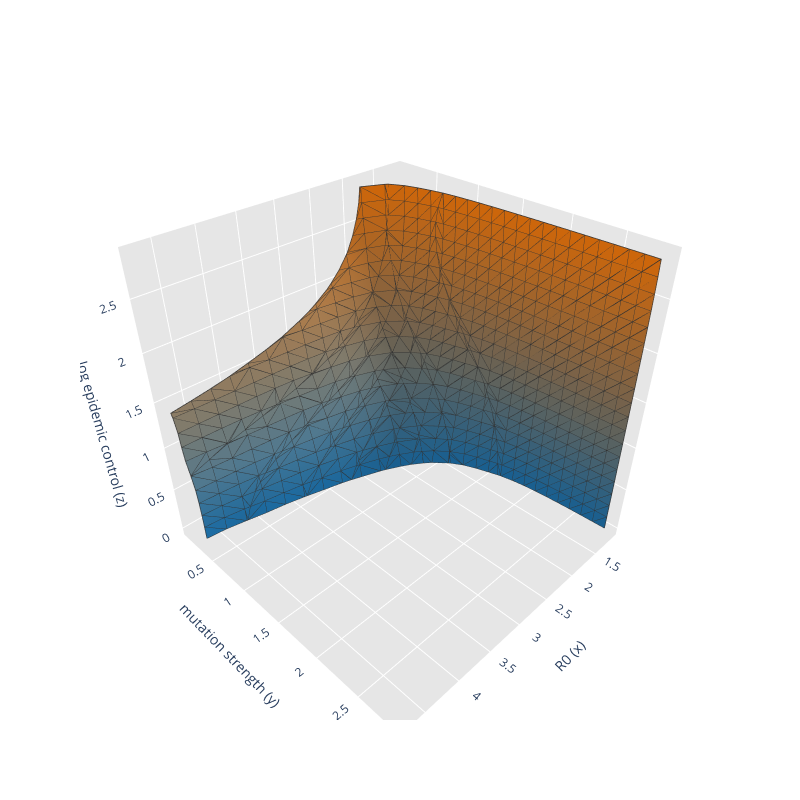

Notebook code for this chart:
### Code cell
#import marching cubes
from skimage import measure
from mpl_toolkits.mplot3d.art3d import Poly3DCollection

#extract surface at 0.5 level
verts, faces, _, _ = measure.marching_cubes( proba_phase_diag[:,:,:], 0.5)
import plotly.figure_factory as ff

fig,ax = plt.subplots(1,3, figsize = (30,10))
plt.subplots_adjust(wspace = 0.5)
ax[0].contourf( np.log10(kappa_s_plot),R0s, proba_phase_diag[:,0,:] ,levels=30, vmax= 1, vmin = 0)
ax[0].set_xlabel('$\log_{10}(\kappa)$')
ax[0].set_ylabel('$R_0$')


ax[1].contourf( x_values,R0s, proba_phase_diag[:,:,0] ,levels=30, vmax= 1, vmin = 0)
ax[1].set_ylabel('$R_0$')
ax[1].set_xlabel(r'$\frac{\langle d \rangle}{\xi} \log(\mu N)$')


ax[-1].contourf( np.log10(kappa_s_plot), x_values, proba_phase_diag[2,:,:] ,levels=30, vmax= 1, vmin = 0)
l  = ax[-1].contour( np.log10(kappa_s_plot), x_values, proba_phase_diag[2,:,:],'black--', levels = [0.5], alpha = 1., )
ax[-1].set_xlabel('$\log_{10}(\kappa)$')
ax[-1].set_ylabel(r'$\frac{\langle d \rangle}{\xi} \log(\mu N)$')


x_max= np.array((R0s.max(), x_values.max(), np.log10(kappa_s_plot.max())))
x_min= np.array((R0s.min(), x_values.min(), np.log10(kappa_s_plot.min())))

verts_actual = verts*((x_max-x_min)/proba_phase_diag.shape) + x_min
fig = ff.create_trisurf(
    x=verts_actual[:, 0], y=verts_actual[:, 1], z=verts_actual[:, 2], simplices=faces, title="", aspectratio=dict(x=1, y=1, z=1), show_colorbar=False,
)

#set xticks to values of R0
fig.update_layout(scene = dict(
                    xaxis_title=r'R0 (x)',
                    yaxis_title=r'mutation strength (y)',
                    zaxis_title=r'log epidemic control (z)'),
                    xaxis = dict(
                        # tickmode = 'array',
                        tickvals = [0,2,5],
                        ticktext = ['One', 'Three', 'Five'])
)

# fig.update_layout(
#     scene = dict(
#         xaxis = dict(nticks=4, range=[0,10],),
#         yaxis = dict(nticks=4, range=[0,10],),
#         zaxis = dict(nticks=4, range=[0,10],),),
#     width=700,
#     margin=dict(r=20, l=10, b=10, t=10))
fig.show()

### Figure 1 — Plotly figure (JSON) as saved in the notebook; plotly's stock layout.template omitted (floating-point values rounded to 4 significant figures; data arrays with more than 128 entries replaced by an {"elided": "..."} marker saying what was removed)
{"data": [{"facecolor": {"elided": "1235 str values"}, "i": {"elided": "1235 int values"}, "j": {"elided": "1235 int values"}, "k": {"elided": "1235 int values"}, "name": "", "type": "mesh3d", "x": {"elided": "672 float values"}, "y": {"elided": "672 float values"}, "z": {"elided": "672 float values"}}, {"line": {"color": "rgb(50, 50, 50)", "width": 1.5}, "mode": "lines", "showlegend": false, "type": "scatter3d", "x": {"elided": "6175 float values"}, "y": {"elided": "6175 float values"}, "z": {"elided": "6175 float values"}}], "layout": {"height": 800, "scene": {"aspectratio": {"x": 1, "y": 1, "z": 1}, "xaxis": {"backgroundcolor": "rgb(230, 230, 230)", "gridcolor": "rgb(255, 255, 255)", "showbackground": true, "title": {"text": "R0 (x)"}, "zerolinecolor": "rgb(255, 255, 255)"}, "yaxis": {"backgroundcolor": "rgb(230, 230, 230)", "gridcolor": "rgb(255, 255, 255)", "showbackground": true, "title": {"text": "mutation strength (y)"}, "zerolinecolor": "rgb(255, 255, 255)"}, "zaxis": {"backgroundcolor": "rgb(230, 230, 230)", "gridcolor": "rgb(255, 255, 255)", "showbackground": true, "title": {"text": "log epidemic control (z)"}, "zerolinecolor": "rgb(255, 255, 255)"}}, "title": {"text": ""}, "width": 800, "xaxis": {"ticktext": ["One", "Three", "Five"], "tickvals": [0, 2, 5]}}}
